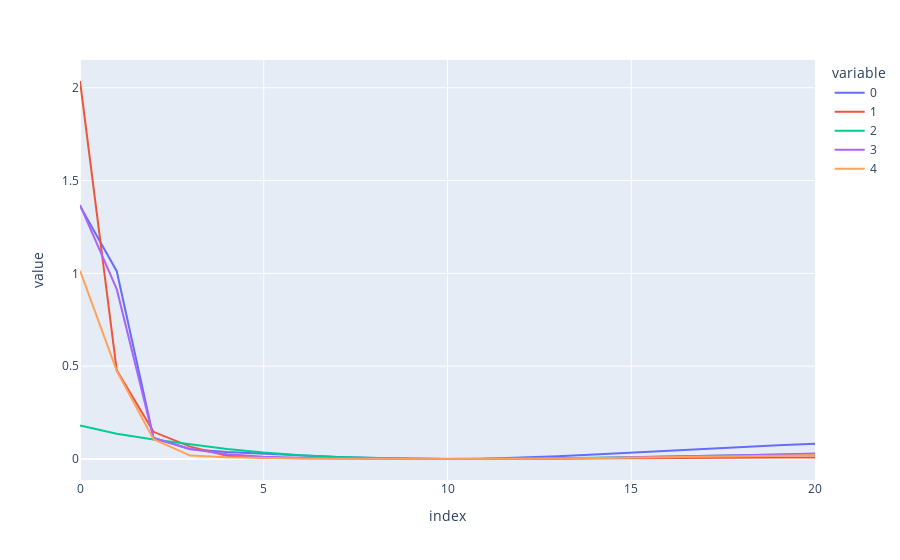
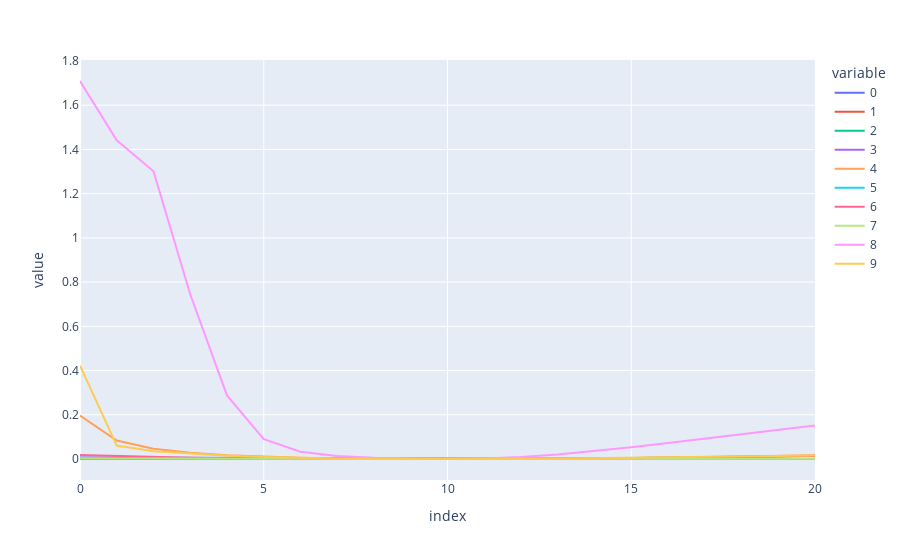
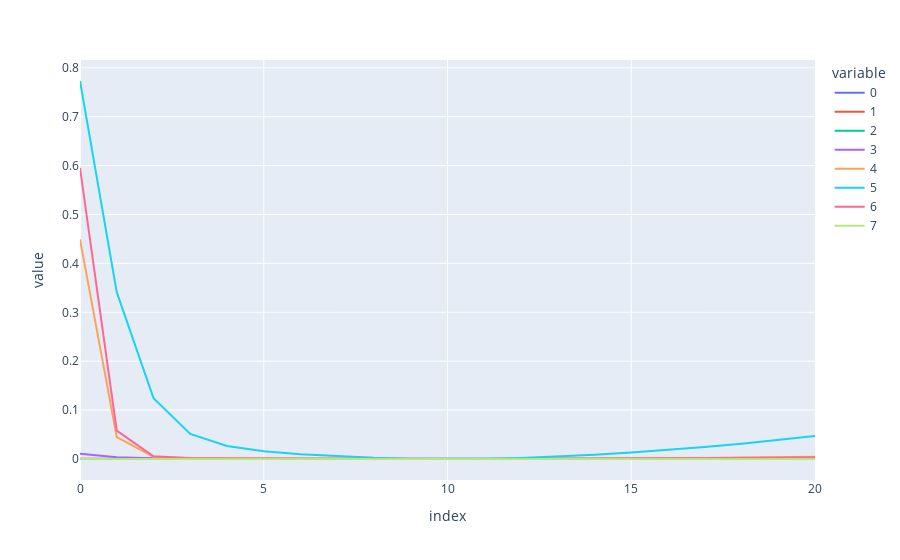
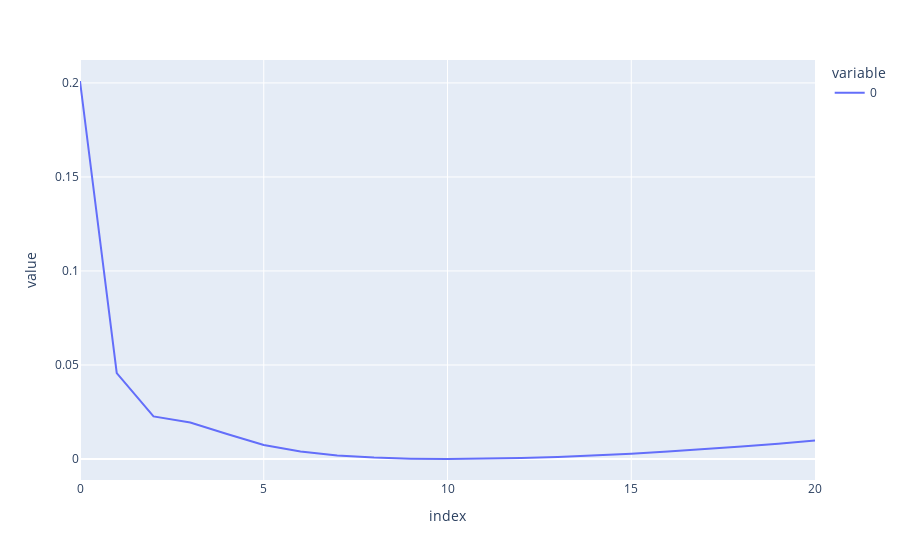

Here is the notebook cell these charts were saved with, in order:
### Code cell
def proccess_fid(fid: int, prompt_idxs: list[int]):
    n_prompts = len(prompt_idxs)
    # shape: (n_prompts,)
    f_acts = torch.tensor(fid_to_f_acts[fid][:n_prompts])
    # shape: (n_scales, n_prompts)
    scaled_f_acts = f_acts * scales.unsqueeze(-1)
    # shape: (d_model,)
    f_dir = sae.W_dec[fid].cpu()
    # shape: (n_scales, n_prompts, d_model)
    pert = scaled_f_acts.unsqueeze(-1) * f_dir
    ### inference
    # (n_scales, n_prompts, seq, d_model)
    pert_resid_acts = (
        all_resid_acts[prompt_idxs].unsqueeze(0).expand(len(scales), -1, -1, -1).clone()
    )
    pert_resid_acts[..., -1, :] += pert
    flat_pert_resid_acts = pert_resid_acts.view(-1, SEQ_LEN, model.cfg.d_model)
    # (n_scales * n_prompts, d_vocab)
    flat_pert_logits = model(
        flat_pert_resid_acts,
        start_at_layer=LAYER,
    )[:, -1]
    # (n_scales, n_prompts, d_vocab)
    pert_logits = flat_pert_logits.view(len(scales), n_prompts, model.cfg.d_vocab)
    # (n_scales, n_prompts, d_vocab)
    clean_logits = (
        all_logits[prompt_idxs].unsqueeze(0).expand(N_SCALES, -1, -1).to(device)
    )
    pert_logprobs = torch.log_softmax(pert_logits, dim=-1)
    clean_logprobs = torch.log_softmax(clean_logits, dim=-1)
    # shape: (n_scales, n_prompts)
    kl_divs = torch.nn.functional.kl_div(
        pert_logprobs, clean_logprobs, reduction="none", log_target=True
    ).sum(-1)
    kl_divs_max, _ = kl_divs.max(0, keepdim=True)
    max = kl_divs_max.max().item()
    print(f"{max:.6f}")
    if max > 0.05:
        px.line(kl_divs.cpu()).show()
        # px.line((kl_divs).cpu()).show


# for fid, prompt_idxs in fid_to_prompt_idx.items():
for fid, prompt_idxs in list(fid_to_prompt_idx.items())[:100]:
    proccess_fid(fid, prompt_idxs[: INFERENCE_BATCH_SIZE // N_SCALES])

### Figure 1 — Plotly figure (JSON) as saved in the notebook; plotly's stock layout.template omitted (floating-point values rounded to 4 significant figures)
{"data": [{"hovertemplate": "variable=0<br>index=%{x}<br>value=%{y}<extra></extra>", "legendgroup": "0", "line": {"color": "#636efa", "dash": "solid"}, "marker": {"symbol": "circle"}, "mode": "lines", "name": "0", "orientation": "v", "showlegend": true, "type": "scatter", "x": [0, 1, 2, 3, 4, 5, 6, 7, 8, 9, 10, 11, 12, 13, 14, 15, 16, 17, 18, 19, 20], "xaxis": "x", "y": [1.363, 1.012, 0.1127, 0.05306, 0.03765, 0.02721, 0.01761, 0.01031, 0.005047, 0.001428, 2.148e-08, 0.001692, 0.006828, 0.01482, 0.0246, 0.03513, 0.04564, 0.05568, 0.06505, 0.07366, 0.08152], "yaxis": "y"}, {"hovertemplate": "variable=1<br>index=%{x}<br>value=%{y}<extra></extra>", "legendgroup": "1", "line": {"color": "#EF553B", "dash": "solid"}, "marker": {"symbol": "circle"}, "mode": "lines", "name": "1", "orientation": "v", "showlegend": true, "type": "scatter", "x": [0, 1, 2, 3, 4, 5, 6, 7, 8, 9, 10, 11, 12, 13, 14, 15, 16, 17, 18, 19, 20], "xaxis": "x", "y": [2.036, 0.4775, 0.1464, 0.06646, 0.01709, 0.007029, 0.003556, 0.001787, 0.0007506, 0.0001821, -1.531e-07, 0.0001709, 0.0006475, 0.001363, 0.002246, 0.003241, 0.004299, 0.005391, 0.006496, 0.00761, 0.008731], "yaxis": "y"}, {"hovertemplate": "variable=2<br>index=%{x}<br>value=%{y}<extra></extra>", "legendgroup": "2", "line": {"color": "#00cc96", "dash": "solid"}, "marker": {"symbol": "circle"}, "mode": "lines", "name": "2", "orientation": "v", "showlegend": true, "type": "scatter", "x": [0, 1, 2, 3, 4, 5, 6, 7, 8, 9, 10, 11, 12, 13, 14, 15, 16, 17, 18, 19, 20], "xaxis": "x", "y": [0.1803, 0.1364, 0.1056, 0.07805, 0.05402, 0.0346, 0.02012, 0.01017, 0.004027, 0.0008884, 2.398e-07, 0.0006772, 0.002357, 0.004632, 0.007241, 0.01004, 0.01299, 0.01607, 0.01932, 0.02276, 0.02642], "yaxis": "y"}, {"hovertemplate": "variable=3<br>index=%{x}<br>value=%{y}<extra></extra>", "legendgroup": "3", "line": {"color": "#ab63fa", "dash": "solid"}, "marker": {"symbol": "circle"}, "mode": "lines", "name": "3", "orientation": "v", "showlegend": true, "type": "scatter", "x": [0, 1, 2, 3, 4, 5, 6, 7, 8, 9, 10, 11, 12, 13, 14, 15, 16, 17, 18, 19, 20], "xaxis": "x", "y": [1.368, 0.9148, 0.113, 0.05364, 0.02626, 0.01246, 0.006769, 0.003698, 0.001633, 0.0004027, -3.423e-08, 0.0003868, 0.001508, 0.003298, 0.005686, 0.008603, 0.01198, 0.01576, 0.01989, 0.02432, 0.029], "yaxis": "y"}, {"hovertemplate": "variable=4<br>index=%{x}<br>value=%{y}<extra></extra>", "legendgroup": "4", "line": {"color": "#FFA15A", "dash": "solid"}, "marker": {"symbol": "circle"}, "mode": "lines", "name": "4", "orientation": "v", "showlegend": true, "type": "scatter", "x": [0, 1, 2, 3, 4, 5, 6, 7, 8, 9, 10, 11, 12, 13, 14, 15, 16, 17, 18, 19, 20], "xaxis": "x", "y": [1.014, 0.4743, 0.1067, 0.01854, 0.00929, 0.004614, 0.002393, 0.001329, 0.0006427, 0.0001788, 4.711e-08, 0.0002117, 0.0008905, 0.002063, 0.003716, 0.005817, 0.008321, 0.01118, 0.01434, 0.01777, 0.02141], "yaxis": "y"}], "layout": {"legend": {"title": {"text": "variable"}, "tracegroupgap": 0}, "margin": {"t": 60}, "xaxis": {"anchor": "y", "domain": [0, 1], "title": {"text": "index"}}, "yaxis": {"anchor": "x", "domain": [0, 1], "title": {"text": "value"}}}}

### Figure 2 — Plotly figure (JSON) as saved in the notebook; plotly's stock layout.template omitted (floating-point values rounded to 4 significant figures)
{"data": [{"hovertemplate": "variable=0<br>index=%{x}<br>value=%{y}<extra></extra>", "legendgroup": "0", "line": {"color": "#636efa", "dash": "solid"}, "marker": {"symbol": "circle"}, "mode": "lines", "name": "0", "orientation": "v", "showlegend": true, "type": "scatter", "x": [0, 1, 2, 3, 4, 5, 6, 7, 8, 9, 10, 11, 12, 13, 14, 15, 16, 17, 18, 19, 20], "xaxis": "x", "y": [0.006643, 0.006269, 0.005997, 0.005441, 0.004546, 0.003444, 0.002324, 0.001344, 0.0006038, 0.0001513, 2.126e-08, 0.0001502, 0.0005984, 0.001344, 0.002385, 0.003724, 0.00536, 0.007289, 0.009501, 0.01198, 0.01471], "yaxis": "y"}, {"hovertemplate": "variable=1<br>index=%{x}<br>value=%{y}<extra></extra>", "legendgroup": "1", "line": {"color": "#EF553B", "dash": "solid"}, "marker": {"symbol": "circle"}, "mode": "lines", "name": "1", "orientation": "v", "showlegend": true, "type": "scatter", "x": [0, 1, 2, 3, 4, 5, 6, 7, 8, 9, 10, 11, 12, 13, 14, 15, 16, 17, 18, 19, 20], "xaxis": "x", "y": [0.0002416, 0.0001819, 0.0001336, 9.546e-05, 6.566e-05, 4.271e-05, 2.588e-05, 1.383e-05, 5.634e-06, 1.368e-06, -7.444e-08, 1.323e-06, 5.098e-06, 1.102e-05, 1.938e-05, 3.011e-05, 4.334e-05, 5.852e-05, 7.717e-05, 9.822e-05, 0.0001221], "yaxis": "y"}, {"hovertemplate": "variable=2<br>index=%{x}<br>value=%{y}<extra></extra>", "legendgroup": "2", "line": {"color": "#00cc96", "dash": "solid"}, "marker": {"symbol": "circle"}, "mode": "lines", "name": "2", "orientation": "v", "showlegend": true, "type": "scatter", "x": [0, 1, 2, 3, 4, 5, 6, 7, 8, 9, 10, 11, 12, 13, 14, 15, 16, 17, 18, 19, 20], "xaxis": "x", "y": [0.0004818, 0.0003878, 0.0003044, 0.0002317, 0.0001686, 0.0001167, 7.424e-05, 4.116e-05, 1.81e-05, 4.666e-06, 1.753e-07, 4.538e-06, 1.74e-05, 3.923e-05, 6.837e-05, 0.0001059, 0.0001508, 0.0002028, 0.0002618, 0.0003273, 0.0003996], "yaxis": "y"}, {"hovertemplate": "variable=3<br>index=%{x}<br>value=%{y}<extra></extra>", "legendgroup": "3", "line": {"color": "#ab63fa", "dash": "solid"}, "marker": {"symbol": "circle"}, "mode": "lines", "name": "3", "orientation": "v", "showlegend": true, "type": "scatter", "x": [0, 1, 2, 3, 4, 5, 6, 7, 8, 9, 10, 11, 12, 13, 14, 15, 16, 17, 18, 19, 20], "xaxis": "x", "y": [3.414e-05, 2.701e-05, 2.093e-05, 1.555e-05, 1.114e-05, 7.662e-06, 4.881e-06, 2.632e-06, 9.672e-07, 3.963e-07, 1.771e-07, 5.241e-07, 9.67e-07, 2.493e-06, 3.919e-06, 6.232e-06, 8.774e-06, 1.185e-05, 1.524e-05, 1.902e-05, 2.346e-05], "yaxis": "y"}, {"hovertemplate": "variable=4<br>index=%{x}<br>value=%{y}<extra></extra>", "legendgroup": "4", "line": {"color": "#FFA15A", "dash": "solid"}, "marker": {"symbol": "circle"}, "mode": "lines", "name": "4", "orientation": "v", "showlegend": true, "type": "scatter", "x": [0, 1, 2, 3, 4, 5, 6, 7, 8, 9, 10, 11, 12, 13, 14, 15, 16, 17, 18, 19, 20], "xaxis": "x", "y": [0.1967, 0.08337, 0.04639, 0.02826, 0.01727, 0.009928, 0.005272, 0.002547, 0.001021, 0.0002393, -1.277e-07, 0.0002226, 0.000865, 0.001888, 0.003251, 0.004918, 0.006853, 0.009032, 0.01144, 0.01405, 0.01686], "yaxis": "y"}, {"hovertemplate": "variable=5<br>index=%{x}<br>value=%{y}<extra></extra>", "legendgroup": "5", "line": {"color": "#19d3f3", "dash": "solid"}, "marker": {"symbol": "circle"}, "mode": "lines", "name": "5", "orientation": "v", "showlegend": true, "type": "scatter", "x": [0, 1, 2, 3, 4, 5, 6, 7, 8, 9, 10, 11, 12, 13, 14, 15, 16, 17, 18, 19, 20], "xaxis": "x", "y": [0.0001788, 0.0001442, 0.0001129, 8.646e-05, 6.335e-05, 4.426e-05, 2.808e-05, 1.612e-05, 6.997e-06, 1.931e-06, -6.218e-08, 1.824e-06, 7.113e-06, 1.67e-05, 2.96e-05, 4.707e-05, 6.758e-05, 9.387e-05, 0.0001237, 0.0001586, 0.000198], "yaxis": "y"}, {"hovertemplate": "variable=6<br>index=%{x}<br>value=%{y}<extra></extra>", "legendgroup": "6", "line": {"color": "#FF6692", "dash": "solid"}, "marker": {"symbol": "circle"}, "mode": "lines", "name": "6", "orientation": "v", "showlegend": true, "type": "scatter", "x": [0, 1, 2, 3, 4, 5, 6, 7, 8, 9, 10, 11, 12, 13, 14, 15, 16, 17, 18, 19, 20], "xaxis": "x", "y": [0.01821, 0.01295, 0.008708, 0.005687, 0.00368, 0.002363, 0.001469, 0.0008334, 0.0003828, 9.987e-05, -1.204e-07, 0.00011, 0.0004577, 0.001069, 0.001964, 0.003156, 0.004651, 0.00645, 0.008543, 0.01091, 0.01353], "yaxis": "y"}, {"hovertemplate": "variable=7<br>index=%{x}<br>value=%{y}<extra></extra>", "legendgroup": "7", "line": {"color": "#B6E880", "dash": "solid"}, "marker": {"symbol": "circle"}, "mode": "lines", "name": "7", "orientation": "v", "showlegend": true, "type": "scatter", "x": [0, 1, 2, 3, 4, 5, 6, 7, 8, 9, 10, 11, 12, 13, 14, 15, 16, 17, 18, 19, 20], "xaxis": "x", "y": [0.003225, 0.002458, 0.001827, 0.001318, 0.0009123, 0.0005984, 0.0003619, 0.0001932, 8.134e-05, 1.964e-05, -1.643e-07, 1.795e-05, 6.81e-05, 0.0001477, 0.0002522, 0.0003807, 0.0005295, 0.0006985, 0.0008846, 0.001088, 0.001306], "yaxis": "y"}, {"hovertemplate": "variable=8<br>index=%{x}<br>value=%{y}<extra></extra>", "legendgroup": "8", "line": {"color": "#FF97FF", "dash": "solid"}, "marker": {"symbol": "circle"}, "mode": "lines", "name": "8", "orientation": "v", "showlegend": true, "type": "scatter", "x": [0, 1, 2, 3, 4, 5, 6, 7, 8, 9, 10, 11, 12, 13, 14, 15, 16, 17, 18, 19, 20], "xaxis": "x", "y": [1.709, 1.441, 1.301, 0.7448, 0.2876, 0.08995, 0.03246, 0.01406, 0.006004, 0.001627, 3.901e-08, 0.002036, 0.008667, 0.01992, 0.03499, 0.05276, 0.07215, 0.09229, 0.1125, 0.1325, 0.1519], "yaxis": "y"}, {"hovertemplate": "variable=9<br>index=%{x}<br>value=%{y}<extra></extra>", "legendgroup": "9", "line": {"color": "#FECB52", "dash": "solid"}, "marker": {"symbol": "circle"}, "mode": "lines", "name": "9", "orientation": "v", "showlegend": true, "type": "scatter", "x": [0, 1, 2, 3, 4, 5, 6, 7, 8, 9, 10, 11, 12, 13, 14, 15, 16, 17, 18, 19, 20], "xaxis": "x", "y": [0.4219, 0.06057, 0.03504, 0.02322, 0.01425, 0.008559, 0.004864, 0.002492, 0.001035, 0.0002472, -3.655e-08, 0.0002305, 0.000893, 0.001934, 0.003298, 0.004931, 0.006785, 0.008825, 0.01102, 0.01335, 0.01579], "yaxis": "y"}], "layout": {"legend": {"title": {"text": "variable"}, "tracegroupgap": 0}, "margin": {"t": 60}, "xaxis": {"anchor": "y", "domain": [0, 1], "title": {"text": "index"}}, "yaxis": {"anchor": "x", "domain": [0, 1], "title": {"text": "value"}}}}

### Figure 3 — Plotly figure (JSON) as saved in the notebook; plotly's stock layout.template omitted (floating-point values rounded to 4 significant figures)
{"data": [{"hovertemplate": "variable=0<br>index=%{x}<br>value=%{y}<extra></extra>", "legendgroup": "0", "line": {"color": "#636efa", "dash": "solid"}, "marker": {"symbol": "circle"}, "mode": "lines", "name": "0", "orientation": "v", "showlegend": true, "type": "scatter", "x": [0, 1, 2, 3, 4, 5, 6, 7, 8, 9, 10, 11, 12, 13, 14, 15, 16, 17, 18, 19, 20], "xaxis": "x", "y": [0.0002711, 0.0001974, 0.0001424, 0.0001013, 7.033e-05, 4.677e-05, 2.919e-05, 1.601e-05, 6.677e-06, 1.556e-06, -3.157e-07, 1.338e-06, 6.444e-06, 1.594e-05, 2.841e-05, 4.449e-05, 6.463e-05, 8.827e-05, 0.0001161, 0.0001477, 0.0001829], "yaxis": "y"}, {"hovertemplate": "variable=1<br>index=%{x}<br>value=%{y}<extra></extra>", "legendgroup": "1", "line": {"color": "#EF553B", "dash": "solid"}, "marker": {"symbol": "circle"}, "mode": "lines", "name": "1", "orientation": "v", "showlegend": true, "type": "scatter", "x": [0, 1, 2, 3, 4, 5, 6, 7, 8, 9, 10, 11, 12, 13, 14, 15, 16, 17, 18, 19, 20], "xaxis": "x", "y": [1.395e-05, 1.118e-05, 8.944e-06, 6.938e-06, 5.142e-06, 3.48e-06, 1.951e-06, 1.123e-06, 3.992e-07, -8.276e-08, -4.405e-09, 3.742e-09, 3.813e-07, 1.28e-06, 2.213e-06, 3.451e-06, 4.909e-06, 6.829e-06, 8.907e-06, 1.165e-05, 1.429e-05], "yaxis": "y"}, {"hovertemplate": "variable=2<br>index=%{x}<br>value=%{y}<extra></extra>", "legendgroup": "2", "line": {"color": "#00cc96", "dash": "solid"}, "marker": {"symbol": "circle"}, "mode": "lines", "name": "2", "orientation": "v", "showlegend": true, "type": "scatter", "x": [0, 1, 2, 3, 4, 5, 6, 7, 8, 9, 10, 11, 12, 13, 14, 15, 16, 17, 18, 19, 20], "xaxis": "x", "y": [0.0002196, 0.0001781, 0.0001411, 0.000108, 7.931e-05, 5.5e-05, 3.517e-05, 1.981e-05, 8.801e-06, 1.928e-06, -1.351e-07, 2.244e-06, 8.663e-06, 1.98e-05, 3.524e-05, 5.511e-05, 7.936e-05, 0.0001083, 0.0001415, 0.0001793, 0.0002217], "yaxis": "y"}, {"hovertemplate": "variable=3<br>index=%{x}<br>value=%{y}<extra></extra>", "legendgroup": "3", "line": {"color": "#ab63fa", "dash": "solid"}, "marker": {"symbol": "circle"}, "mode": "lines", "name": "3", "orientation": "v", "showlegend": true, "type": "scatter", "x": [0, 1, 2, 3, 4, 5, 6, 7, 8, 9, 10, 11, 12, 13, 14, 15, 16, 17, 18, 19, 20], "xaxis": "x", "y": [0.01084, 0.003785, 0.001722, 0.0009562, 0.0005856, 0.0003678, 0.000224, 0.0001241, 5.566e-05, 1.395e-05, 1.103e-07, 1.494e-05, 6.196e-05, 0.0001435, 0.0002617, 0.0004189, 0.0006157, 0.0008538, 0.001134, 0.001456, 0.001822], "yaxis": "y"}, {"hovertemplate": "variable=4<br>index=%{x}<br>value=%{y}<extra></extra>", "legendgroup": "4", "line": {"color": "#FFA15A", "dash": "solid"}, "marker": {"symbol": "circle"}, "mode": "lines", "name": "4", "orientation": "v", "showlegend": true, "type": "scatter", "x": [0, 1, 2, 3, 4, 5, 6, 7, 8, 9, 10, 11, 12, 13, 14, 15, 16, 17, 18, 19, 20], "xaxis": "x", "y": [0.4493, 0.04463, 0.004673, 0.002201, 0.001482, 0.001014, 0.0006527, 0.0003715, 0.0001673, 4.241e-05, 8.423e-08, 4.337e-05, 0.0001767, 0.0004021, 0.0007219, 0.001138, 0.00165, 0.002256, 0.002957, 0.003748, 0.004627], "yaxis": "y"}, {"hovertemplate": "variable=5<br>index=%{x}<br>value=%{y}<extra></extra>", "legendgroup": "5", "line": {"color": "#19d3f3", "dash": "solid"}, "marker": {"symbol": "circle"}, "mode": "lines", "name": "5", "orientation": "v", "showlegend": true, "type": "scatter", "x": [0, 1, 2, 3, 4, 5, 6, 7, 8, 9, 10, 11, 12, 13, 14, 15, 16, 17, 18, 19, 20], "xaxis": "x", "y": [0.773, 0.3412, 0.1243, 0.0514, 0.02648, 0.01573, 0.009517, 0.005258, 0.002322, 0.0005774, 1.613e-07, 0.0005648, 0.002223, 0.004906, 0.008542, 0.01306, 0.0184, 0.0245, 0.03132, 0.03882, 0.04696], "yaxis": "y"}, {"hovertemplate": "variable=6<br>index=%{x}<br>value=%{y}<extra></extra>", "legendgroup": "6", "line": {"color": "#FF6692", "dash": "solid"}, "marker": {"symbol": "circle"}, "mode": "lines", "name": "6", "orientation": "v", "showlegend": true, "type": "scatter", "x": [0, 1, 2, 3, 4, 5, 6, 7, 8, 9, 10, 11, 12, 13, 14, 15, 16, 17, 18, 19, 20], "xaxis": "x", "y": [0.5954, 0.0579, 0.005538, 0.001664, 0.0009731, 0.000677, 0.0004585, 0.0002743, 0.0001282, 3.304e-05, -1.358e-07, 3.43e-05, 0.0001377, 0.0003095, 0.0005474, 0.0008479, 0.001208, 0.001622, 0.002087, 0.002597, 0.003148], "yaxis": "y"}, {"hovertemplate": "variable=7<br>index=%{x}<br>value=%{y}<extra></extra>", "legendgroup": "7", "line": {"color": "#B6E880", "dash": "solid"}, "marker": {"symbol": "circle"}, "mode": "lines", "name": "7", "orientation": "v", "showlegend": true, "type": "scatter", "x": [0, 1, 2, 3, 4, 5, 6, 7, 8, 9, 10, 11, 12, 13, 14, 15, 16, 17, 18, 19, 20], "xaxis": "x", "y": [1.643e-07, -1.782e-08, 6.69e-08, 8.544e-08, -9.995e-10, -1.191e-07, -2.547e-08, -1.134e-07, 5.61e-08, 6.25e-08, 6.339e-08, -1.531e-08, -5.695e-08, -7.1e-08, 4.592e-08, -9.511e-08, -3.199e-08, -2.883e-08, -6.548e-09, -2.641e-07, -3.137e-08], "yaxis": "y"}], "layout": {"legend": {"title": {"text": "variable"}, "tracegroupgap": 0}, "margin": {"t": 60}, "xaxis": {"anchor": "y", "domain": [0, 1], "title": {"text": "index"}}, "yaxis": {"anchor": "x", "domain": [0, 1], "title": {"text": "value"}}}}

### Figure 4 — Plotly figure (JSON) as saved in the notebook; plotly's stock layout.template omitted (floating-point values rounded to 4 significant figures)
{"data": [{"hovertemplate": "variable=0<br>index=%{x}<br>value=%{y}<extra></extra>", "legendgroup": "0", "line": {"color": "#636efa", "dash": "solid"}, "marker": {"symbol": "circle"}, "mode": "lines", "name": "0", "orientation": "v", "showlegend": true, "type": "scatter", "x": [0, 1, 2, 3, 4, 5, 6, 7, 8, 9, 10, 11, 12, 13, 14, 15, 16, 17, 18, 19, 20], "xaxis": "x", "y": [0.201, 0.04571, 0.02264, 0.01945, 0.01327, 0.007424, 0.003935, 0.001901, 0.0007439, 0.0001662, 3.767e-07, 0.0001401, 0.0005264, 0.00112, 0.001899, 0.002843, 0.003947, 0.005199, 0.006601, 0.008154, 0.009861], "yaxis": "y"}], "layout": {"legend": {"title": {"text": "variable"}, "tracegroupgap": 0}, "margin": {"t": 60}, "xaxis": {"anchor": "y", "domain": [0, 1], "title": {"text": "index"}}, "yaxis": {"anchor": "x", "domain": [0, 1], "title": {"text": "value"}}}}
